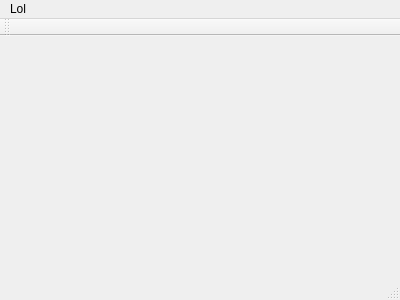
<?xml version="1.0" encoding="UTF-8"?>
<ui version="4.0">
 <class>MainWindow</class>
 <widget class="QMainWindow" name="MainWindow">
  <property name="geometry">
   <rect>
    <x>0</x>
    <y>0</y>
    <width>400</width>
    <height>300</height>
   </rect>
  </property>
  <property name="windowTitle">
   <string>MainWindow</string>
  </property>
  <widget class="QWidget" name="centralWidget"/>
  <widget class="QMenuBar" name="menuBar">
   <property name="geometry">
    <rect>
     <x>0</x>
     <y>0</y>
     <width>400</width>
     <height>19</height>
    </rect>
   </property>
   <widget class="QMenu" name="menuLol">
    <property name="title">
     <string>Lol</string>
    </property>
   </widget>
   <addaction name="menuLol"/>
  </widget>
  <widget class="QToolBar" name="mainToolBar">
   <attribute name="toolBarArea">
    <enum>TopToolBarArea</enum>
   </attribute>
   <attribute name="toolBarBreak">
    <bool>false</bool>
   </attribute>
  </widget>
  <widget class="QStatusBar" name="statusBar"/>
 </widget>
 <layoutdefault spacing="6" margin="11"/>
 <resources/>
 <connections/>
</ui>
